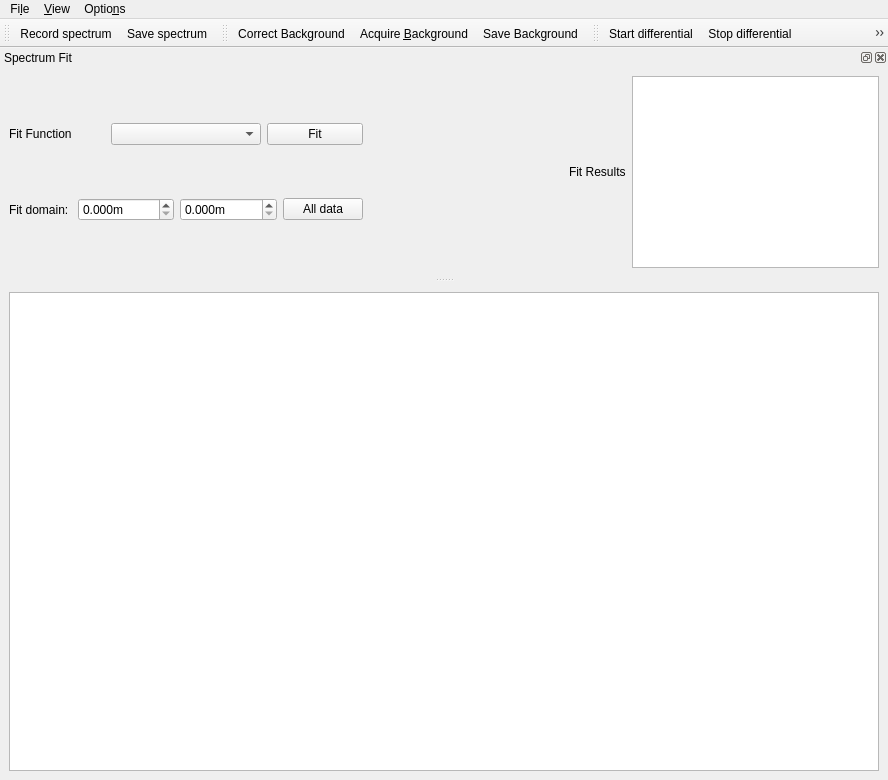
<?xml version="1.0" encoding="UTF-8"?>
<ui version="4.0">
	<class>ScanWindow</class>
		<widget class="QMainWindow" name="ScanWindow">
			<property name="geometry">
				<rect>
					<x>0</x>
					<y>0</y>
					<width>888</width>
					<height>780</height>
				</rect>
			</property>
			<property name="windowTitle">
				<string>qudi: Spectrometer</string>
			</property>
			<widget class="QWidget" name="centralwidget">
				<layout class="QVBoxLayout" name="verticalLayout_2">
					<item>
						<widget class="PlotWidget" name="plotWidget"/>
					</item>
				</layout>
			</widget>
			<widget class="QMenuBar" name="menubar">
				<property name="geometry">
					<rect>
						<x>0</x>
						<y>0</y>
						<width>888</width>
						<height>26</height>
					</rect>
				</property>
			<widget class="QMenu" name="menuLaserscan">
				<property name="title">
					<string>Fi&amp;le</string>
				</property>
				<addaction name="save_spectrum_Action"/>
				<addaction name="actionClose"/>
			</widget>
			<widget class="QMenu" name="menuView">
				<property name="title">
					<string>&amp;View</string>
				</property>
				<addaction name="restore_default_view_Action"/>
			</widget>
			<widget class="QMenu" name="menuOptions">
				<property name="title">
					<string>Optio&amp;ns</string>
				</property>
				<addaction name="action_FitSettings"/>
			</widget>
			<addaction name="menuLaserscan"/>
			<addaction name="menuView"/>
			<addaction name="menuOptions"/>
		</widget>
		<widget class="QToolBar" name="measure_ToolBar">
			<property name="enabled">
				<bool>true</bool>
			</property>
			<property name="windowTitle">
				<string>toolBar</string>
			</property>
			<attribute name="toolBarArea">
				<enum>TopToolBarArea</enum>
			</attribute>
			<attribute name="toolBarBreak">
				<bool>false</bool>
			</attribute>
			<addaction name="rec_single_spectrum_Action"/>
			<addaction name="save_spectrum_Action"/>
		</widget>
		<widget class="QToolBar" name="background_ToolBar">
			<property name="windowTitle">
				<string>toolBar</string>
			</property>
			<attribute name="toolBarArea">
				<enum>TopToolBarArea</enum>
			</attribute>
			<attribute name="toolBarBreak">
				<bool>false</bool>
			</attribute>
			<addaction name="correct_background_Action"/>
			<addaction name="acquire_background_Action"/>
			<addaction name="save_background_Action"/>
		</widget>
		<widget class="QToolBar" name="differential_ToolBar">
			<property name="windowTitle">
				<string>toolBar</string>
			</property>
			<attribute name="toolBarArea">
				<enum>TopToolBarArea</enum>
			</attribute>
			<attribute name="toolBarBreak">
				<bool>false</bool>
			</attribute>
			<addaction name="start_diff_spec_Action"/>
			<addaction name="stop_diff_spec_Action"/>
			<addaction name="resume_diff_spec_Action"/>
		</widget>
		<widget class="QDockWidget" name="spectrum_fit_dockWidget">
			<property name="sizePolicy">
				<sizepolicy hsizetype="Preferred" vsizetype="Preferred">
					<horstretch>0</horstretch>
					<verstretch>0</verstretch>
				</sizepolicy>
			</property>
			<property name="windowTitle">
				<string>Spectrum Fit</string>
			</property>
			<attribute name="dockWidgetArea">
				<number>4</number>
			</attribute>
			<widget class="QWidget" name="dockWidgetContents_4">
				<layout class="QHBoxLayout" name="horizontalLayout_4">
					<item>
						<layout class="QVBoxLayout" name="verticalLayout">
							<item>
								<layout class="QHBoxLayout" name="horizontalLayout_2">
									<item>
										<widget class="QLabel" name="label">
											<property name="text">
												<string>Fit Function</string>
											</property>
										</widget>
									</item>
									<item>
										<widget class="FitSettingsComboBox" name="fit_methods_ComboBox">
											<property name="minimumSize">
												<size>
													<width>150</width>
													<height>0</height>
												</size>
											</property>
											<property name="maximumSize">
												<size>
													<width>150</width>
													<height>16777215</height>
												</size>
											</property>
										</widget>
									</item>
									<item>
										<widget class="QPushButton" name="do_fit_PushButton">
											<property name="text">
												<string>Fit</string>
											</property>
										</widget>
									</item>
								</layout>
							</item>
							<item>
								<layout class="QHBoxLayout" name="horizontalLayout_3">
									<item>
										<widget class="QLabel" name="label_2">
											<property name="text">
												<string>Fit domain: </string>
											</property>
										</widget>
									</item>
									<item>
										<widget class="ScienDSpinBox" name="fit_domain_min_doubleSpinBox">
											<property name="sizePolicy">
												<sizepolicy hsizetype="Minimum" vsizetype="Fixed">
													<horstretch>0</horstretch>
													<verstretch>0</verstretch>
												</sizepolicy>
											</property>
											<property name="minimumSize">
												<size>
													<width>90</width>
													<height>0</height>
												</size>
											</property>
											<property name="suffix">
												<string>m</string>
											</property>
											<property name="decimals">
												<number>3</number>
											</property>
											<property name="maximum">
												<double>1000000000.000000000000000</double>
											</property>
											<property name="singleStep">
												<double>0.100000000000000</double>
											</property>
										</widget>
									</item>
									<item>
										<widget class="ScienDSpinBox" name="fit_domain_max_doubleSpinBox">
											<property name="sizePolicy">
												<sizepolicy hsizetype="Minimum" vsizetype="Fixed">
													<horstretch>0</horstretch>
													<verstretch>0</verstretch>
												</sizepolicy>
											</property>
											<property name="minimumSize">
												<size>
													<width>90</width>
													<height>0</height>
												</size>
											</property>
											<property name="suffix">
												<string>m</string>
											</property>
											<property name="decimals">
												<number>3</number>
											</property>
											<property name="minimum">
												<double>0.000000000000000</double>
											</property>
											<property name="maximum">
												<double>1000000000.000000000000000</double>
											</property>
											<property name="singleStep">
												<double>0.100000000000000</double>
											</property>
										</widget>
									</item>
									<item>
										<widget class="QPushButton" name="fit_domain_all_data_pushButton">
											<property name="text">
												<string>All data</string>
											</property>
										</widget>
									</item>
								</layout>
							</item>
						</layout>
					</item>
					<item>
						<spacer name="horizontalSpacer">
							<property name="orientation">
								<enum>Qt::Horizontal</enum>
							</property>
							<property name="sizeHint" stdset="0">
								<size>
									<width>208</width>
									<height>20</height>
								</size>
							</property>
						</spacer>
					</item>
					<item>
						<layout class="QHBoxLayout" name="horizontalLayout">
							<item>
								<widget class="QLabel" name="label_3">
									<property name="text">
										<string>Fit Results</string>
									</property>
								</widget>
							</item>
							<item>
								<widget class="QTextBrowser" name="spectrum_fit_results_DisplayWidget"/>
							</item>
						</layout>
					</item>
				</layout>
			</widget>
		</widget>
		<action name="actionClose">
			<property name="icon">
				<iconset>
					<normaloff>../../artwork/icons/oxygen/22x22/application-exit.png</normaloff>../../artwork/icons/oxygen/22x22/application-exit.png
				</iconset>
			</property>
			<property name="text">
				<string>&amp;Close</string>
			</property>
		</action>
		<action name="rec_single_spectrum_Action">
			<property name="icon">
				<iconset>
					<normaloff>../../artwork/icons/qudiTheme/22x22/record-counter.png</normaloff>../../artwork/icons/qudiTheme/22x22/record-counter.png
				</iconset>
			</property>
			<property name="text">
				<string>Record spectrum</string>
			</property>
			<property name="toolTip">
				<string>Record spectrum (A)</string>
			</property>
			<property name="shortcut">
				<string>A</string>
			</property>
		</action>
		<action name="stop_diff_spec_Action">
			<property name="enabled">
				<bool>true</bool>
			</property>
			<property name="text">
				<string>Stop differential</string>
			</property>
		</action>
		<action name="restore_default_view_Action">
			<property name="text">
				<string>&amp;Restore default view</string>
			</property>
		</action>
		<action name="start_diff_spec_Action">
			<property name="text">
				<string>Start differential</string>
			</property>
			<property name="toolTip">
				<string>Start differential (D)</string>
			</property>
			<property name="shortcut">
				<string>D</string>
			</property>
		</action>
		<action name="save_spectrum_Action">
			<property name="icon">
				<iconset>
					<normaloff>../../artwork/icons/oxygen/22x22/document-save.png</normaloff>../../artwork/icons/oxygen/22x22/document-save.png
				</iconset>
			</property>
			<property name="text">
				<string>&amp;Save spectrum</string>
			</property>
			<property name="toolTip">
				<string>Save spectrum (Strg+S)</string>
			</property>
			<property name="shortcut">
				<string>Ctrl+S</string>
			</property>
		</action>
		<action name="resume_diff_spec_Action">
			<property name="text">
				<string>Resume differential</string>
			</property>
			<property name="toolTip">
				<string>Resume a differential spectrum which was stopped</string>
			</property>
		</action>
		<action name="acquire_background_Action">
			<property name="text">
				<string>Acquire Background</string>
			</property>
			<property name="iconText">
				<string>Acquire &amp;Background</string>
			</property>
			<property name="toolTip">
				<string>Acquire Background Spectrum (B)</string>
			</property>
			<property name="shortcut">
				<string>B</string>
			</property>
		</action>
		<action name="correct_background_Action">
			<property name="checkable">
				<bool>true</bool>
			</property>
			<property name="icon">
				<iconset>
					<normaloff>../../artwork/styles/application/qdark/checkbox_unchecked.png</normaloff>
					<normalon>../../artwork/styles/application/qdark/checkbox_checked.png</normalon>../../artwork/styles/application/qdark/checkbox_unchecked.png
				</iconset>
			</property>
			<property name="text">
				<string>&amp;Correct Background</string>
			</property>
			<property name="toolTip">
				<string>Select if the background correction should be appied (C)</string>
			</property>
			<property name="shortcut">
				<string>C</string>
			</property>
		</action>
		<action name="save_background_Action">
			<property name="text">
				<string>Save Background</string>
			</property>
			<property name="toolTip">
				<string>Save the background spectrum (Shift+B)</string>
			</property>
			<property name="shortcut">
				<string>Shift+B</string>
			</property>
		</action>
		<action name="action_FitSettings">
			<property name="text">
				<string>&amp;Fit settings</string>
			</property>
		</action>
	</widget>
	<customwidgets>
		<customwidget>
			<class>PlotWidget</class>
			<extends>QGraphicsView</extends>
			<header>pyqtgraph</header>
		</customwidget>
		<customwidget>
			<class>FitSettingsComboBox</class>
			<extends>QComboBox</extends>
			<header>gui/fitsettings</header>
		</customwidget>
		<customwidget>
			<class>ScienDSpinBox</class>
			<extends>QDoubleSpinBox</extends>
			<header>qtwidgets.scientific_spinbox.h</header>
		</customwidget>
	</customwidgets>
	<resources/>
	<connections>
		<connection>
			<sender>actionClose</sender>
			<signal>triggered()</signal>
			<receiver>ScanWindow</receiver>
			<slot>close()</slot>
			<hints>
				<hint type="sourcelabel">
					<x>-1</x>
					<y>-1</y>
				</hint>
				<hint type="destinationlabel">
					<x>401</x>
					<y>299</y>
				</hint>
			</hints>
		</connection>
	</connections>
</ui>
